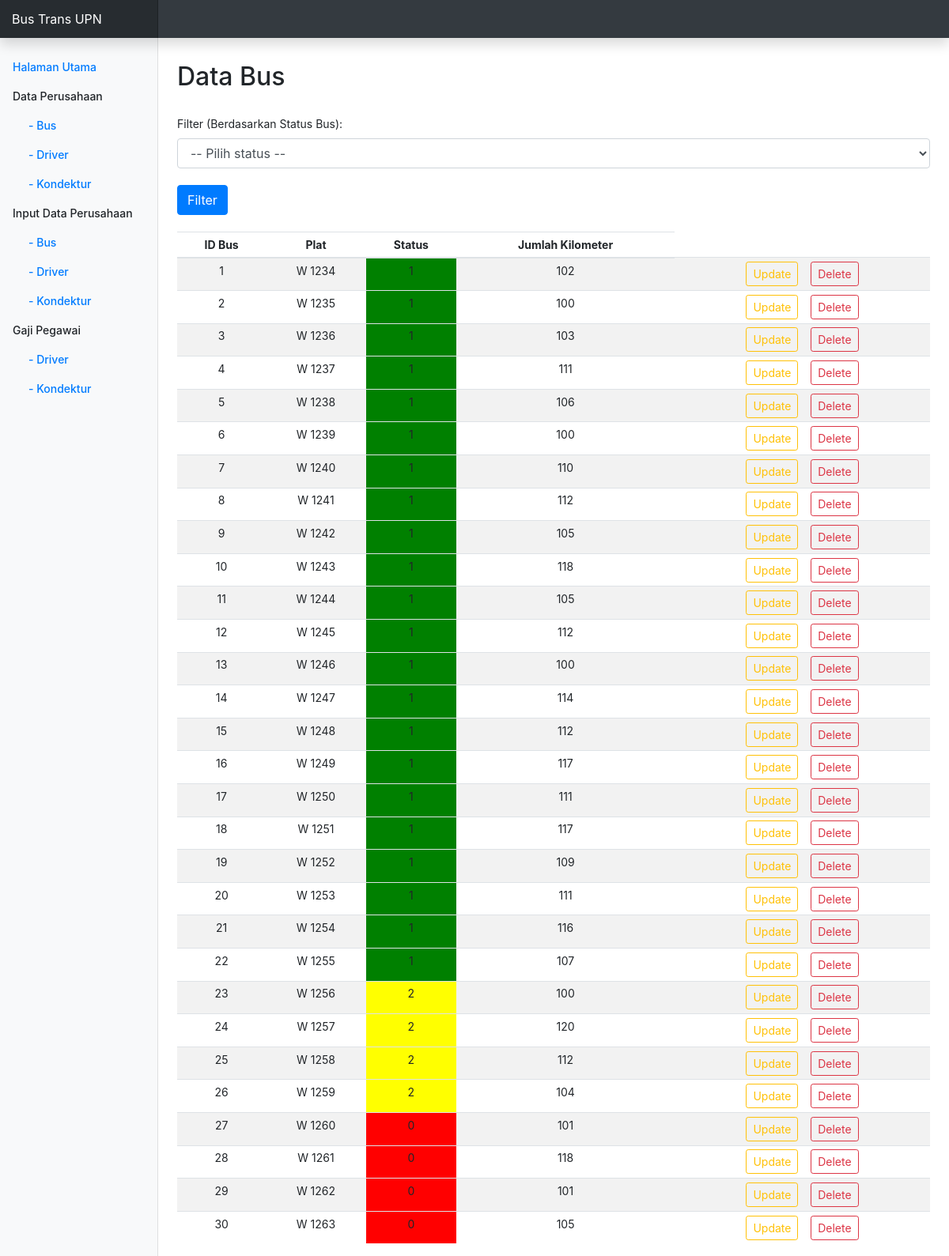
/readBus.php, run on the app's committed database.
### tables this page shows
CREATE TABLE `trans_upn` (
  `id_trans_upn` int(10) UNSIGNED NOT NULL,
  `id_kondektur` int(10) UNSIGNED NOT NULL,
  `id_bus` int(10) UNSIGNED NOT NULL,
  `id_driver` int(10) UNSIGNED NOT NULL,
  `jumlah_km` int(10) UNSIGNED DEFAULT NULL,
  `tanggal` date DEFAULT NULL
);

CREATE TABLE `bus` (
  `id_bus` int(10) UNSIGNED NOT NULL,
  `plat` varchar(10) DEFAULT NULL,
  `status` char(1) DEFAULT NULL
);

### conn.php (called while the page is built, shortened)
<?php
function connection() {
   $dbServer = 'localhost:8111';
   $dbUser = 'root';
   $dbPass = '';
   $dbName = "transupn";
   $conn = mysqli_connect($dbServer, $dbUser, $dbPass);
   return $conn;
}

### readBus.php (the view, shortened to what this page needs)
<?php
  include ('conn.php');
?>
<!DOCTYPE html>
<html>
  <head>
    <link href="bootstrap.min.css" rel="stylesheet">
    <link href="dashboard.css" rel="stylesheet">
  </head>
  <body>
  <nav class="navbar navbar-dark fixed-top bg-dark flex-md-nowrap p-0 shadow">
      <a class="navbar-brand col-sm-3 col-md-2 mr-0" href="#">Bus Trans UPN</a>
    </nav>
    <div class="container-fluid">
      <div class="row">
        <nav class="col-md-2 d-none d-md-block bg-light sidebar">
          <div class="sidebar-sticky">
            <ul class="nav flex-column" style="margin-top:10px;">
               <li class="nav-item">
               <a class="nav-link active" href="<?php echo "index.php"; ?>">Halaman Utama</a>
                <ul class="nav flex-column">
                <a class="nav-link">Data Perusahaan</a>
                  <li class="nav-item"><a class="nav-link active" style="margin-left: 20px" href="<?php echo "readBus.php"; ?>">- Bus</a></li>
                  <li class="nav-item"><a class="nav-link active" style="margin-left: 20px" href="<?php echo "readDriver.php"; ?>">- Driver</a></li>
                  <li class="nav-item"><a class="nav-link active" style="margin-left: 20px" href="<?php echo "readKondektur.php"; ?>">- Kondektur</a></li>
                </ul>
                <ul class="nav flex-column">
                <a class="nav-link">Input Data Perusahaan</a>
                  <li class="nav-item"><a class="nav-link active" style="margin-left: 20px" href="<?php echo "formBus.php"; ?>">- Bus</a></li>
                  <li class="nav-item"><a class="nav-link active" style="margin-left: 20px" href="<?php echo "formDriver.php"; ?>">- Driver</a></li>
                  <li class="nav-item"><a class="nav-link active" style="margin-left: 20px" href="<?php echo "formKondektur.php"; ?>">- Kondektur</a></li>
                </ul>
                <ul class="nav flex-column">
                <a class="nav-link">Gaji Pegawai</a>
                  <li class="nav-item"><a class="nav-link active" style="margin-left: 20px" href="<?php echo "gajiDriver.php"; ?>">- Driver</a></li>
                  <li class="nav-item"><a class="nav-link active" style="margin-left: 20px" href="<?php echo "gajiKondektur.php"; ?>">- Kondektur</a></li>
                </ul>
               </li>
             </ul>
          </div>
        </nav>
      </div>
    </div>
        <main role="main" class="col-md-9 ml-sm-auto col-lg-10 px-4">
          <h2 style="margin: 30px 0 30px 0; ">Data Bus</h2>
                <form method = "get">
                    <label for="status">Filter (Berdasarkan Status Bus): </label>
                    <select class="select_filter form-control" id="status_id" name="status" required>
                        <option value="all">-- Pilih status --</option>
                    </select>
                    <br>
                    <input  type="submit" class="btn btn-primary" value="Filter">
                    </form>
          <div class="table-responsive">
            <br>
            <table class="table table-striped table-sm">
              <thead align="center">
                <tr>
                  <th>ID Bus</th>
                  <th>Plat</th>
                  <th>Status</th>
                  <th>Jumlah Kilometer</th>
                </tr>
              </thead>
              <tbody>
                <?php
                  if (isset($_GET['status'])) {
                    $status = $_GET['status'];
                    $query = "SELECT bus.id_bus,bus.plat,bus.status,trans_upn.jumlah_km FROM bus JOIN trans_upn ON bus.id_bus = trans_upn.id_trans_upn WHERE status = '$status'";
                } else {
                    $query = "SELECT bus.id_bus,bus.plat,bus.status,trans_upn.jumlah_km FROM bus JOIN trans_upn ON bus.id_bus = trans_upn.id_trans_upn";
                }
                $result = mysqli_query(connection(), $query);
                ?>
                 <?php while($data = mysqli_fetch_array($result)): ?>
                  <tr align="center" >
                    <td><?php echo $data['id_bus'];  ?></td>
                    <td><?php echo $data['plat'];  ?></td>
                    <td class="<?php echo $data['status'] == '1' ? 'green' : ($data['status'] == '2' ? 'yellow' : 'red'); ?>"><?php echo $data['status'];  ?></td>
                    <td><?php echo $data['jumlah_km'];  ?></td>
                    <td>
                     <a href="<?php echo "updateBus.php?id_bus=".$data['id_bus']; ?>" class="btn btn-outline-warning btn-sm">Update</a>
                     <a href="<?php echo "deleteBus.php?id_bus=".$data['id_bus']; ?>" class="btn btn-outline-danger btn-sm">Delete</a>
                    </td>
                  </tr>
                 <?php endwhile ?>
                </tbody>
            </table>
          </div>
  </body>
</html>

### dashboard.css (style rules this page uses)
body { font-size: .875rem; }
.sidebar { position: fixed; top: 0; bottom: 0; left: 0; z-index: 100; padding: 48px 0 0; box-shadow: inset -1px 0 0 rgba(0, 0, 0, .1); }
.sidebar-sticky { position: relative; top: 0; height: calc(100vh - 48px); padding-top: .5rem; overflow-x: hidden; overflow-y: auto; }
.sidebar .nav-link { font-weight: 500; color: #333; }
.sidebar .nav-link.active { color: #007bff; }
[role="main"] { padding-top: 48px; }
.navbar-brand { padding-top: .75rem; padding-bottom: .75rem; font-size: 1rem; background-color: rgba(0, 0, 0, .25); box-shadow: inset -1px 0 0 rgba(0, 0, 0, .25); }

### readBus.php (style rules this page uses)
.red { background-color: red; }
.green { background-color: green; }
.yellow { background-color: yellow; }

### data on the page
trans_upn: bus.id_bus "1", bus.plat "W 1234", bus.status "1", jumlah_km "102"
trans_upn: bus.id_bus "2", bus.plat "W 1235", bus.status "1", jumlah_km "100"
trans_upn: bus.id_bus "3", bus.plat "W 1236", bus.status "1", jumlah_km "103"
trans_upn: bus.id_bus "4", bus.plat "W 1237", bus.status "1", jumlah_km "111"
trans_upn: bus.id_bus "5", bus.plat "W 1238", bus.status "1", jumlah_km "106"
trans_upn: bus.id_bus "6", bus.plat "W 1239", bus.status "1", jumlah_km "100"
trans_upn: bus.id_bus "7", bus.plat "W 1240", bus.status "1", jumlah_km "110"
trans_upn: bus.id_bus "8", bus.plat "W 1241", bus.status "1", jumlah_km "112"
trans_upn: bus.id_bus "9", bus.plat "W 1242", bus.status "1", jumlah_km "105"
trans_upn: bus.id_bus "10", bus.plat "W 1243", bus.status "1", jumlah_km "118"
trans_upn: bus.id_bus "11", bus.plat "W 1244", bus.status "1", jumlah_km "105"
trans_upn: bus.id_bus "12", bus.plat "W 1245", bus.status "1", jumlah_km "112"
trans_upn: bus.id_bus "13", bus.plat "W 1246", bus.status "1", jumlah_km "100"
trans_upn: id_bus.id_bus "14", id_bus.plat "W 1247", id_bus.status "1", jumlah_km "114"
trans_upn: bus.id_bus "15", bus.plat "W 1248", bus.status "1", jumlah_km "112"
trans_upn: bus.id_bus "16", bus.plat "W 1249", bus.status "1", jumlah_km "117"
trans_upn: bus.id_bus "17", bus.plat "W 1250", bus.status "1", jumlah_km "111"
trans_upn: bus.id_bus "18", bus.plat "W 1251", bus.status "1", jumlah_km "117"
trans_upn: bus.id_bus "19", bus.plat "W 1252", bus.status "1", jumlah_km "109"
trans_upn: bus.id_bus "20", bus.plat "W 1253", bus.status "1", jumlah_km "111"
trans_upn: bus.id_bus "21", bus.plat "W 1254", bus.status "1", jumlah_km "116"
trans_upn: bus.id_bus "22", bus.plat "W 1255", bus.status "1", jumlah_km "107"
trans_upn: bus.id_bus "23", bus.plat "W 1256", bus.status "2", jumlah_km "100"
trans_upn: bus.id_bus "24", bus.plat "W 1257", bus.status "2", jumlah_km "120"
trans_upn: bus.id_bus "25", bus.plat "W 1258", bus.status "2", jumlah_km "112"
trans_upn: bus.id_bus "26", bus.plat "W 1259", bus.status "2", jumlah_km "104"
trans_upn: bus.id_bus "27", bus.plat "W 1260", bus.status "0", jumlah_km "101"
trans_upn: bus.id_bus "28", bus.plat "W 1261", bus.status "0", jumlah_km "118"
trans_upn: bus.id_bus "29", bus.plat "W 1262", bus.status "0", jumlah_km "101"
trans_upn: bus.id_bus "30", bus.plat "W 1263", bus.status "0", jumlah_km "105"
